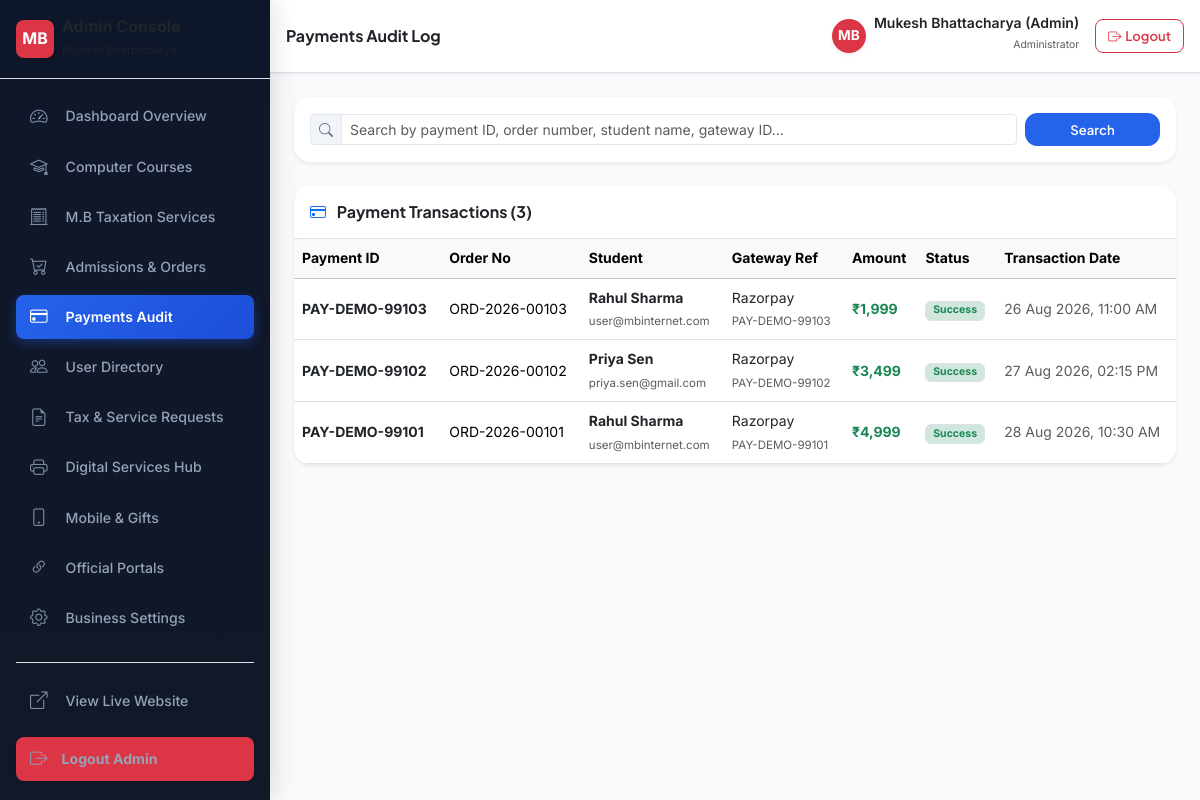
/admin/payments.php (signed in), run on the app's committed database.
### tables this page shows
CREATE TABLE `users` (
  `id` INT UNSIGNED NOT NULL AUTO_INCREMENT,
  `user_code` VARCHAR(50) NOT NULL UNIQUE,
  `name` VARCHAR(120) NOT NULL,
  `email` VARCHAR(150) NOT NULL UNIQUE,
  `mobile` VARCHAR(20) NOT NULL UNIQUE,
  `password_hash` VARCHAR(255) NOT NULL,
  `address` TEXT NULL,
  `role` ENUM('user', 'admin') NOT NULL DEFAULT 'user',
  `status` ENUM('active', 'inactive', 'suspended') NOT NULL DEFAULT 'active',
  `created_at` DATETIME NOT NULL DEFAULT CURRENT_TIMESTAMP,
  `updated_at` DATETIME NOT NULL DEFAULT CURRENT_TIMESTAMP ON UPDATE CURRENT_TIMESTAMP,
  PRIMARY KEY (`id`),
  INDEX `idx_users_email` (`email`),
  INDEX `idx_users_mobile` (`mobile`),
  INDEX `idx_users_role` (`role`),
  INDEX `idx_users_status` (`status`)
);

CREATE TABLE `payments` (
  `id` INT UNSIGNED NOT NULL AUTO_INCREMENT,
  `payment_number` VARCHAR(60) NOT NULL UNIQUE,
  `order_id` INT UNSIGNED NOT NULL,
  `user_id` INT UNSIGNED NOT NULL,
  `amount` DECIMAL(10,2) NOT NULL,
  `currency` VARCHAR(10) NOT NULL DEFAULT 'INR',
  `gateway` VARCHAR(50) NOT NULL DEFAULT 'Razorpay',
  `gateway_order_id` VARCHAR(100) NULL,
  `gateway_payment_id` VARCHAR(100) NULL,
  `gateway_signature` VARCHAR(255) NULL,
  `status` ENUM('Success', 'Failed', 'Pending', 'Refunded') NOT NULL DEFAULT 'Success',
  `notes` TEXT NULL,
  `created_at` DATETIME NOT NULL DEFAULT CURRENT_TIMESTAMP,
  PRIMARY KEY (`id`),
  INDEX `idx_payments_order_id` (`order_id`),
  INDEX `idx_payments_user_id` (`user_id`),
  INDEX `idx_payments_status` (`status`),
  CONSTRAINT `fk_payments_order` FOREIGN KEY (`order_id`) REFERENCES `orders` (`id`) ON DELETE CASCADE,
  CONSTRAINT `fk_payments_user` FOREIGN KEY (`user_id`) REFERENCES `users` (`id`) ON DELETE CASCADE
);

CREATE TABLE `orders` (
  `id` INT UNSIGNED NOT NULL AUTO_INCREMENT,
  `order_number` VARCHAR(60) NOT NULL UNIQUE,
  `enrollment_number` VARCHAR(60) NULL UNIQUE,
  `user_id` INT UNSIGNED NOT NULL,
  `course_id` INT UNSIGNED NOT NULL,
  `customer_name` VARCHAR(120) NOT NULL,
  `mobile` VARCHAR(20) NOT NULL,
  `email` VARCHAR(150) NOT NULL,
  `address` TEXT NULL,
  `course_title` VARCHAR(180) NOT NULL,
  `course_price` DECIMAL(10,2) NOT NULL,
  `coupon_code` VARCHAR(50) NULL,
  `discount_amount` DECIMAL(10,2) NOT NULL DEFAULT 0.00,
  `final_amount` DECIMAL(10,2) NOT NULL,
  `currency` VARCHAR(10) NOT NULL DEFAULT 'INR',
  `payment_gateway` VARCHAR(50) NOT NULL DEFAULT 'Razorpay',
  `payment_status` ENUM('Pending', 'Paid', 'Failed', 'Refunded') NOT NULL DEFAULT 'Pending',
  `razorpay_order_id` VARCHAR(100) NULL,
  `razorpay_payment_id` VARCHAR(100) NULL,
  `razorpay_signature` VARCHAR(255) NULL,
  `created_at` DATETIME NOT NULL DEFAULT CURRENT_TIMESTAMP,
  `updated_at` DATETIME NOT NULL DEFAULT CURRENT_TIMESTAMP ON UPDATE CURRENT_TIMESTAMP,
  PRIMARY KEY (`id`),
  INDEX `idx_orders_user_id` (`user_id`),
  INDEX `idx_orders_course_id` (`course_id`),
  INDEX `idx_orders_number` (`order_number`),
  INDEX `idx_orders_status` (`payment_status`),
  CONSTRAINT `fk_orders_user` FOREIGN KEY (`user_id`) REFERENCES `users` (`id`) ON DELETE CASCADE,
  CONSTRAINT `fk_orders_course` FOREIGN KEY (`course_id`) REFERENCES `courses` (`id`) ON DELETE RESTRICT
);

### includes/Auth.php (called while the page is built, shortened)
<?php
require_once __DIR__ . '/../config/db.php';
function is_logged_in(): bool {
    return !empty($_SESSION['user_id']) && !empty($_SESSION['role']);
}
function current_user(): ?array {
    global $conn;
    $stmt = $conn->prepare("SELECT id, user_code, name, email, mobile, address, role, status, created_at FROM users WHERE id = :id LIMIT 1");
    $stmt->execute([':id' => (int)$_SESSION['user_id']]);
    return $stmt->fetch() ?: null;
}

### admin/payments.php (the view, shortened to what this page needs)
<?php
require_once dirname(__DIR__) . '/config/db.php';
require_once dirname(__DIR__) . '/includes/auth.php';
$page_title = "Payments Audit Log";
$search_q = isset($_GET['q']) ? trim($_GET['q']) : '';
$page = isset($_GET['page']) ? max(1, (int)$_GET['page']) : 1;
$per_page = 10;
$where_clauses = ["1=1"];
$params = [];
$where_sql = implode(" AND ", $where_clauses);
$count_stmt = $conn->prepare("
    SELECT COUNT(*)
    FROM payments p
    LEFT JOIN orders o ON p.order_id = o.id
    LEFT JOIN users u ON p.user_id = u.id
    WHERE $where_sql
");
$count_stmt->execute($params);
$total_rows = (int)$count_stmt->fetchColumn();
$offset = ($page - 1) * $per_page;
$sql = "
    SELECT p.*, o.order_number, u.name as user_name, u.email as user_email
    FROM payments p
    LEFT JOIN orders o ON p.order_id = o.id
    LEFT JOIN users u ON p.user_id = u.id
    WHERE $where_sql
    ORDER BY p.id DESC
    LIMIT :limit OFFSET :offset
";
$stmt = $conn->prepare($sql);
$stmt->bindValue(':limit', $per_page, PDO::PARAM_INT);
$stmt->bindValue(':offset', $offset, PDO::PARAM_INT);
$stmt->execute();
$payments = $stmt->fetchAll();
include __DIR__ . '/includes/header.php';
?>
<div class="card border-0 shadow-sm rounded-4 overflow-hidden mb-4" style="background: var(--card-bg, #ffffff);">
  <div class="card-body p-3">
    <form method="GET" action="payments.php" class="row g-2 align-items-center">
      <div class="col-md-10">
        <div class="input-group input-group-sm">
          <span class="input-group-text bg-subtle"><i class="bi bi-search"></i></span>
          <input type="text" name="q" class="form-control" placeholder="Search by payment ID, order number, student name, gateway ID..." value="<?php echo htmlspecialchars($search_q); ?>">
        </div>
      </div>
      <div class="col-md-2 d-flex gap-1">
        <button type="submit" class="btn btn-primary btn-sm flex-fill">Search</button>
      </div>
    </form>
  </div>
</div>
<div class="card border-0 shadow-sm rounded-4 overflow-hidden" style="background: var(--card-bg, #ffffff);">
  <div class="card-header bg-transparent border-bottom p-3 d-flex justify-content-between align-items-center">
    <h6 class="fw-bold text-dark mb-0"><i class="bi bi-credit-card text-primary me-2"></i> Payment Transactions (<?php echo $total_rows; ?>)</h6>
  </div>
  <div class="card-body p-0">
    <div class="table-responsive">
      <table class="table table-hover align-middle mb-0 small">
        <thead class="table-light">
          <tr>
            <th>Payment ID</th>
            <th>Order No</th>
            <th>Student</th>
            <th>Gateway Ref</th>
            <th>Amount</th>
            <th>Status</th>
            <th>Transaction Date</th>
          </tr>
        </thead>
        <tbody>
          <?php if (!empty($payments)): ?>
            <?php foreach ($payments as $p): ?>
              <tr>
                <td class="fw-bold text-dark"><?php echo htmlspecialchars($p['payment_number']); ?></td>
                <td><?php echo htmlspecialchars($p['order_number'] ?? '#' . $p['order_id']); ?></td>
                <td>
                  <strong class="d-block text-dark"><?php echo htmlspecialchars($p['user_name'] ?? 'Student'); ?></strong>
                  <span class="text-muted" style="font-size: 0.72rem;"><?php echo htmlspecialchars($p['user_email'] ?? ''); ?></span>
                </td>
                <td>
                  <span class="d-block text-dark"><?php echo htmlspecialchars($p['gateway'] ?? 'Online'); ?></span>
                  <span class="text-muted" style="font-size: 0.72rem;"><?php echo htmlspecialchars($p['gateway_payment_id'] ?? 'N/A'); ?></span>
                </td>
                <td class="fw-bold text-success">₹<?php echo number_format($p['amount']); ?></td>
                <td><span class="badge bg-success-subtle text-success border"><?php echo htmlspecialchars($p['status']); ?></span></td>
                <td class="text-muted"><?php echo date('d M Y, h:i A', strtotime($p['created_at'])); ?></td>
              </tr>
            <?php endforeach; ?>
          <?php else: ?>
            <tr><td colspan="7" class="text-center py-4 text-muted">No payment logs found matching criteria.</td></tr>
          <?php endif; ?>
        </tbody>
      </table>
    </div>
  </div>
</div>
<?php include __DIR__ . '/includes/footer.php'; ?>

### admin/includes/header.php (shortened to what this page needs)
<?php
require_once dirname(__DIR__, 2) . '/config/db.php';
require_once dirname(__DIR__, 2) . '/includes/auth.php';
$logged_admin = current_user();
$current_page = basename($_SERVER['PHP_SELF']);
?>
<!DOCTYPE html>
<html lang="en" data-bs-theme="light">
<head>
  <link href="https://cdn.jsdelivr.net/npm/bootstrap@5.3.3/dist/css/bootstrap.min.css" rel="stylesheet">
  <link href="https://cdn.jsdelivr.net/npm/bootstrap-icons@1.11.3/font/bootstrap-icons.min.css" rel="stylesheet">
  <link href="../assets/css/style.css" rel="stylesheet">
  <link href="../assets/css/admin.css" rel="stylesheet">
</head>
<body class="bg-body-tertiary">
  <div class="admin-wrapper">
    <aside class="admin-sidebar" id="adminSidebar">
      <div class="admin-sidebar-header d-flex align-items-center justify-content-between p-3 border-bottom">
        <a href="index.php" class="d-flex align-items-center gap-2 text-decoration-none text-dark">
          <div class="rounded-3 bg-danger text-white d-flex align-items-center justify-content-center fw-bold shadow-sm" style="width: 38px; height: 38px;">
            MB
          </div>
          <div>
            <span class="fw-bold d-block fs-6 text-dark lh-sm">Admin Console</span>
            <span class="text-muted" style="font-size: 0.70rem;">Mukesh Bhattacharya</span>
          </div>
        </a>
      </div>
      <div class="p-3" style="overflow-y: auto; flex: 1;">
        <ul class="nav flex-column gap-1">
          <li class="nav-item">
            <a href="index.php" class="nav-link rounded-3 <?php echo ($current_page == 'index.php') ? 'active bg-primary text-white' : 'text-dark'; ?>">
              <i class="bi bi-speedometer2 me-2"></i> Dashboard Overview
            </a>
          </li>
          <li class="nav-item">
            <a href="courses.php" class="nav-link rounded-3 <?php echo ($current_page == 'courses.php') ? 'active bg-primary text-white' : 'text-dark'; ?>">
              <i class="bi bi-mortarboard me-2"></i> Computer Courses
            </a>
          </li>
          <li class="nav-item">
            <a href="tax-services.php" class="nav-link rounded-3 <?php echo ($current_page == 'tax-services.php') ? 'active bg-primary text-white' : 'text-dark'; ?>">
              <i class="bi bi-receipt-cutoff me-2"></i> M.B Taxation Services
            </a>
          </li>
          <li class="nav-item">
            <a href="orders.php" class="nav-link rounded-3 <?php echo ($current_page == 'orders.php') ? 'active bg-primary text-white' : 'text-dark'; ?>">
              <i class="bi bi-cart-check me-2"></i> Admissions & Orders
            </a>
          </li>
          <li class="nav-item">
            <a href="payments.php" class="nav-link rounded-3 <?php echo ($current_page == 'payments.php') ? 'active bg-primary text-white' : 'text-dark'; ?>">
              <i class="bi bi-credit-card me-2"></i> Payments Audit
            </a>
          </li>
          <li class="nav-item">
            <a href="users.php" class="nav-link rounded-3 <?php echo ($current_page == 'users.php') ? 'active bg-primary text-white' : 'text-dark'; ?>">
              <i class="bi bi-people me-2"></i> User Directory
            </a>
          </li>
          <li class="nav-item">
            <a href="tax-requests.php" class="nav-link rounded-3 <?php echo ($current_page == 'tax-requests.php') ? 'active bg-primary text-white' : 'text-dark'; ?>">
              <i class="bi bi-file-earmark-text me-2"></i> Tax & Service Requests
            </a>
          </li>
          <li class="nav-item">
            <a href="digital-services.php" class="nav-link rounded-3 <?php echo ($current_page == 'digital-services.php') ? 'active bg-primary text-white' : 'text-dark'; ?>">
              <i class="bi bi-printer me-2"></i> Digital Services Hub
            </a>
          </li>
          <li class="nav-item">
            <a href="products.php" class="nav-link rounded-3 <?php echo ($current_page == 'products.php') ? 'active bg-primary text-white' : 'text-dark'; ?>">
              <i class="bi bi-phone me-2"></i> Mobile & Gifts
            </a>
          </li>
          <li class="nav-item">
            <a href="links.php" class="nav-link rounded-3 <?php echo ($current_page == 'links.php') ? 'active bg-primary text-white' : 'text-dark'; ?>">
              <i class="bi bi-link-45deg me-2"></i> Official Portals
            </a>
          </li>
          <li class="nav-item">
            <a href="settings.php" class="nav-link rounded-3 <?php echo ($current_page == 'settings.php') ? 'active bg-primary text-white' : 'text-dark'; ?>">
              <i class="bi bi-gear me-2"></i> Business Settings
            </a>
          </li>
          <li class="nav-item mt-3 pt-3 border-top">
            <a href="../index.php" class="nav-link text-muted" target="_blank">
              <i class="bi bi-box-arrow-up-right me-2"></i> View Live Website
            </a>
          </li>
          <li class="nav-item mt-2">
            <a href="../logout.php" class="nav-link text-white bg-danger rounded-3 fw-bold text-center py-2 shadow-sm">
              <i class="bi bi-box-arrow-right me-1"></i> Logout Admin
            </a>
          </li>
        </ul>
      </div>
    </aside>
    <div class="admin-main">
      <header class="admin-topbar d-flex align-items-center justify-content-between p-3 border-bottom" style="background: var(--card-bg, #ffffff);">
        <div class="d-flex align-items-center gap-3">
          <h5 class="fw-bold text-dark mb-0 fs-6 fs-md-5"><?php echo isset($page_title) ? htmlspecialchars($page_title) : "Dashboard"; ?></h5>
        </div>
        <div class="d-flex align-items-center gap-3">
          <div class="d-flex align-items-center gap-2">
            <div class="rounded-circle bg-danger text-white d-flex align-items-center justify-content-center fw-bold shadow-sm" style="width: 34px; height: 34px; font-size: 0.85rem;">
              MB
            </div>
            <div class="d-none d-sm-block text-end">
              <span class="fw-semibold small text-dark d-block lh-1"><?php echo htmlspecialchars($logged_admin['name']); ?></span>
              <span class="text-muted" style="font-size: 0.65rem;">Administrator</span>
            </div>
          </div>
          <a href="../logout.php" class="btn btn-outline-danger btn-sm rounded-3 d-none d-sm-inline-flex align-items-center gap-1" title="Sign Out">
            <i class="bi bi-box-arrow-right"></i> <span class="d-none d-md-inline">Logout</span>
          </a>
        </div>
      </header>
      <div class="admin-content p-3 p-md-4">

### data on the page
users: name "Mukesh Bhattacharya (Admin)"
payments: payment_number "PAY-DEMO-99103", order.order_number "ORD-2026-00103", user.name "Rahul Sharma", user.email "user@mbinternet.com", gateway "Razorpay", gateway_payment "PAY-DEMO-99103", amount "1,999", status "Success", created_at "26 Aug 2026, 11:00 AM"
payments: payment_number "PAY-DEMO-99102", order.order_number "ORD-2026-00102", user.name "Priya Sen", user.email "priya.sen@gmail.com", gateway "Razorpay", gateway_payment "PAY-DEMO-99102", amount "3,499", status "Success", created_at "27 Aug 2026, 02:15 PM"
payments: payment_number "PAY-DEMO-99101", order.order_number "ORD-2026-00101", user.name "Rahul Sharma", user.email "user@mbinternet.com", gateway "Razorpay", gateway_payment "PAY-DEMO-99101", amount "4,999", status "Success", created_at "28 Aug 2026, 10:30 AM"

### other printed values
$page_title "Payments Audit Log"
$total_rows "3"
